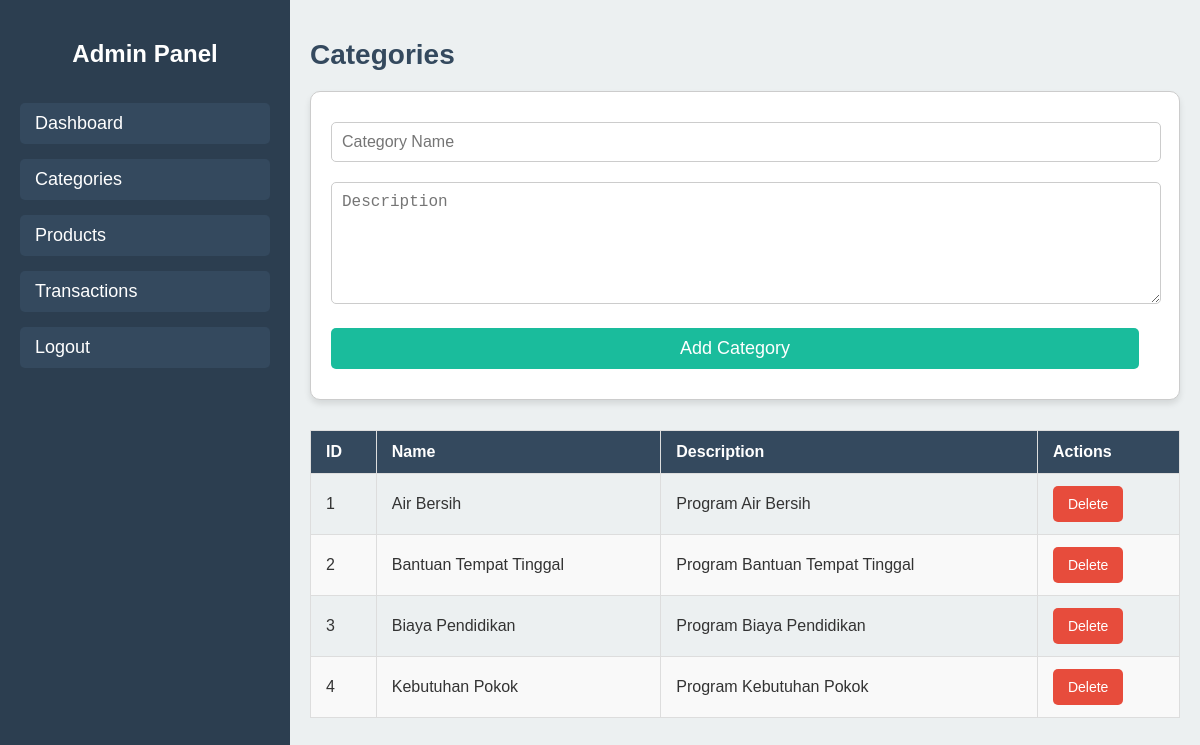
The app's page /admin_categories.php (signed in) with its own data.
### tables this page shows
CREATE TABLE `categories` (
  `id` int(11) NOT NULL,
  `name` varchar(100) NOT NULL,
  `description` text NOT NULL
);

### admin_categories.php (the view, shortened to what this page needs)
<?php
require_once 'includes/db.php';
$categories = $conn->query("SELECT * FROM categories");
?>
<!DOCTYPE html>
<html lang="en">
<head>
    <link rel="stylesheet" href="css/style_admin.css">
</head>
<body>
    <div class="sidebar">
        <h2>Admin Panel</h2>
        <ul>
            <li><a href="admin_dashboard.php">Dashboard</a></li>
            <li><a href="admin_categories.php">Categories</a></li>
            <li><a href="admin_products.php">Products</a></li>
            <li><a href="admin_transactions.php">Transactions</a></li>
            <li><a href="logout.php">Logout</a></li>
        </ul>
    </div>
    <div class="main-content">
        <h1>Categories</h1>
        <form method="POST" class="form-control">
            <input type="text" name="name" placeholder="Category Name" required>
            <textarea name="description" placeholder="Description" required></textarea>
            <button type="submit" name="add_category" class="btn">Add Category</button>
        </form>
        <table class="table">
            <thead>
                <tr>
                    <th>ID</th>
                    <th>Name</th>
                    <th>Description</th>
                    <th>Actions</th>
                </tr>
            </thead>
            <tbody>
                <?php while ($row = $categories->fetch_assoc()): ?>
                <tr>
                    <td><?= $row['id'] ?></td>
                    <td><?= $row['name'] ?></td>
                    <td><?= $row['description'] ?></td>
                    <td>
                        <a href="?delete_id=<?= $row['id'] ?>" class="btn">Delete</a>
                    </td>
                </tr>
                <?php endwhile; ?>
            </tbody>
        </table>
    </div>
</body>
</html>

### css/style_admin.css (style rules this page uses)
body { margin: 0; font-family: Arial, sans-serif; background-color: #f4f4f9; color: #333; display: flex; min-height: 100vh; }
.sidebar { background-color: #2c3e50; color: white; width: 250px; padding: 20px; display: flex; flex-direction: column; }
.sidebar h2 { font-size: 24px; margin-bottom: 20px; text-align: center; }
.sidebar ul { list-style: none; padding: 0; margin: 0; }
.sidebar ul li { margin: 15px 0; }
.sidebar ul li a { text-decoration: none; color: white; font-size: 18px; padding: 10px 15px; background-color: #34495e; border-radius: 5px; display: block; }
.main-content { flex-grow: 1; padding: 20px; background-color: #ecf0f1; }
.main-content h1 { font-size: 28px; margin-bottom: 20px; color: #34495e; }
.form-control { background: #ffffff; border: 1px solid #ccc; padding: 20px; margin-bottom: 30px; border-radius: 10px; box-shadow: 0 4px 6px rgba(0, 0, 0, 0.1); }
.form-control input, .form-control textarea, .form-control select, .form-control button { width: calc(100% - 20px); padding: 10px; margin: 10px 0; border-radius: 5px; border: 1px solid #ccc; font-size: 16px; }
.form-control textarea { height: 100px; }
.form-control button { background-color: #1abc9c; color: white; border: none; cursor: pointer; font-size: 18px; }
.table { width: 100%; border-collapse: collapse; margin-top: 20px; }
.table th, .table td { border: 1px solid #ddd; padding: 12px 15px; text-align: left; }
.table th { background-color: #34495e; color: white; font-size: 16px; }
.table tbody tr:nth-child(even) { background-color: #f9f9f9; }
.table tbody tr { font-size: 16px; }
.btn { background-color: #e74c3c; color: white; padding: 10px 15px; text-decoration: none; font-size: 14px; border-radius: 5px; display: inline-block; text-align: center; }

### records on screen
categories: id "1", name "Air Bersih", description "Program Air Bersih"
categories: id "2", name "Bantuan Tempat Tinggal", description "Program Bantuan Tempat Tinggal"
categories: id "3", name "Biaya Pendidikan", description "Program Biaya Pendidikan"
categories: id "4", name "Kebutuhan Pokok", description "Program Kebutuhan Pokok"
